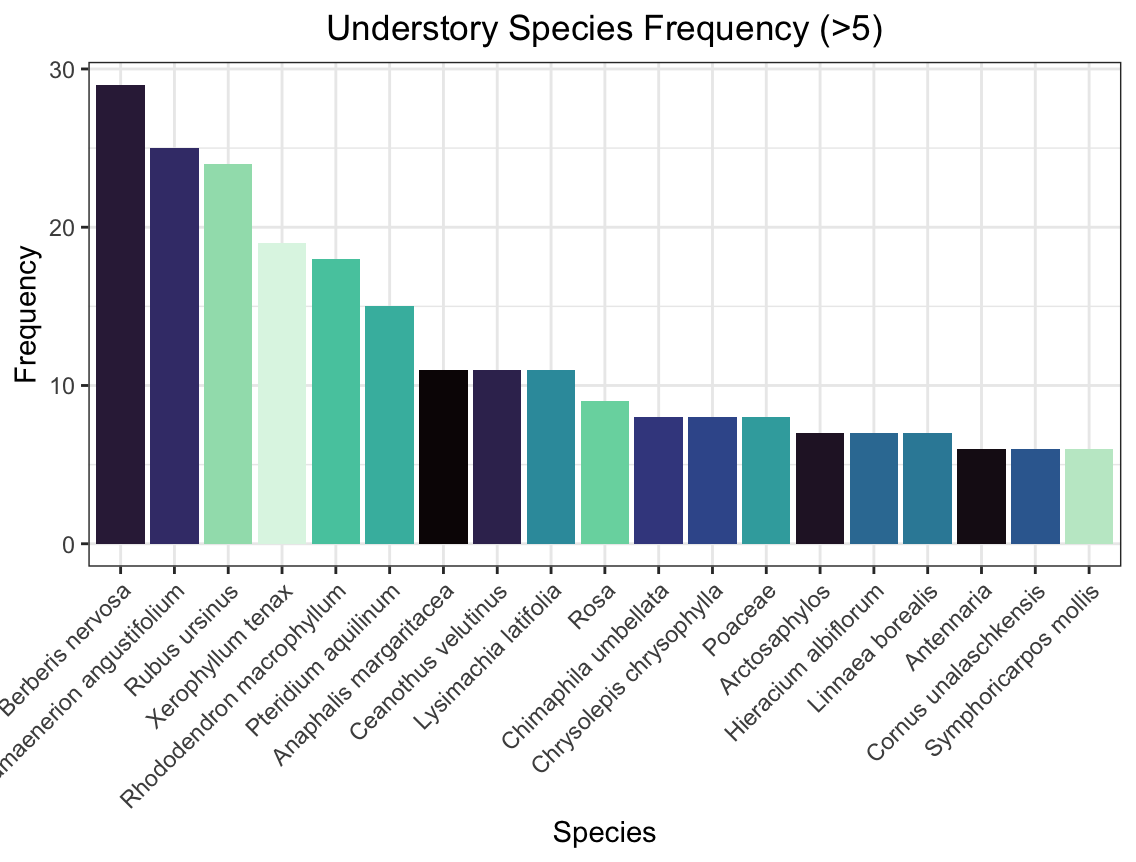

This chart was generated by the following R code:
# ===============================================
# Script: seedlings_per_severity.R
# Purpose: Load understory species data and create a
#          bar plot of top species (>5 freq)
# Author: Helena Kroleski
# Date: Fall 2025
# ===============================================

# Install packages that may be used 
install.packages("tidyverse")
install.packages("readxl")
install.packages("viridis")

# Load libraries
library(tidyverse)   # For ggplot2, etc.
library(readxl)      # For reading excel files
library(viridis)     # For colorblind-friendly palettes

# Read the understory sheet
UnderData <- read_excel("Downloads/fresh_n_clean_LH_Data.xlsx", sheet = "Understory Species")

# Change format to long data 
UnderLong <- UnderData %>% +
  pivot_longer(cols = starts_with("UnderSp"), +                  
  names_to = "UnderSp_num", +                  
  values_to = "Species") %>% + 
  filter(!is.na(Species))  # remove empty slots

# Format species by freq
UnderFreq <- UnderLong %>% +
  group_by(Species) %>% +
  summarize(Frequency = n()) %>% +
  arrange(desc(Frequency))

# Filter species with frequency > 5
UnderFreqTop <- UnderFreq %>% +
  filter(Frequency > 5)

# Create bar plot
ggplot(UnderFreqTop, aes(x = reorder(Species, -Frequency), y = Frequency, fill = Species)) +
  geom_col() +
  scale_fill_viridis_d(option = "mako") +
  theme_bw() +
  labs(x = "Species", y = "Frequency", title = "Understory Species Frequency (>5)") +
  theme(axis.text.x = element_text(angle = 45, hjust = 1),+ 
          legend.position = "none",+
          plot.title = element_text(hjust = 0.5))

# ===============================================
